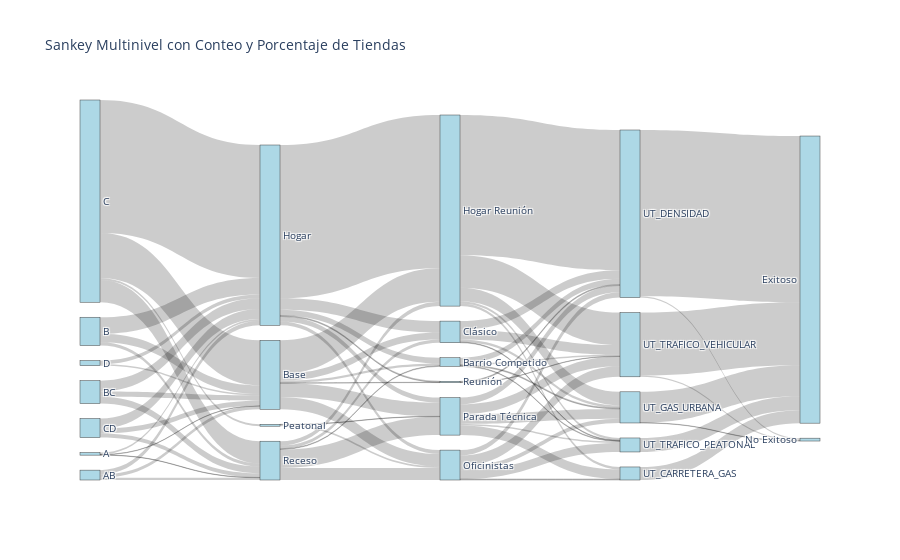

Notebook source saved alongside this figure:
### Code cell
fig.update_layout(title_text="Sankey Multinivel con Conteo y Porcentaje de Tiendas", font_size=10)
fig.show()

### Figure 1 — Plotly figure (JSON) as saved in the notebook; plotly's stock layout.template omitted (floating-point values rounded to 4 significant figures)
{"data": [{"link": {"customdata": ["1 tiendas (0.1%)", "6 tiendas (0.7%)", "1 tiendas (0.1%)", "10 tiendas (1.1%)", "14 tiendas (1.5%)", "7 tiendas (0.8%)", "27 tiendas (3.0%)", "52 tiendas (5.7%)", "10 tiendas (1.1%)", "17 tiendas (1.9%)", "34 tiendas (3.7%)", "21 tiendas (2.3%)", "142 tiendas (15.6%)", "418 tiendas (45.8%)", "6 tiendas (0.7%)", "70 tiendas (7.7%)", "16 tiendas (1.8%)", "31 tiendas (3.4%)", "13 tiendas (1.4%)", "4 tiendas (0.4%)", "12 tiendas (1.3%)", "7 tiendas (0.8%)", "22 tiendas (2.4%)", "105 tiendas (11.5%)", "39 tiendas (4.3%)", "43 tiendas (4.7%)", "1 tiendas (0.1%)", "18 tiendas (2.0%)", "36 tiendas (3.9%)", "482 tiendas (52.9%)", "12 tiendas (1.3%)", "16 tiendas (1.8%)", "3 tiendas (0.3%)", "5 tiendas (0.5%)", "1 tiendas (0.1%)", "2 tiendas (0.2%)", "10 tiendas (1.1%)", "14 tiendas (1.5%)", "38 tiendas (4.2%)", "58 tiendas (6.4%)", "18 tiendas (2.0%)", "3 tiendas (0.3%)", "2 tiendas (0.2%)", "4 tiendas (0.4%)", "27 tiendas (3.0%)", "8 tiendas (0.9%)", "2 tiendas (0.2%)", "31 tiendas (3.4%)", "8 tiendas (0.9%)", "441 tiendas (48.4%)", "43 tiendas (4.7%)", "7 tiendas (0.8%)", "102 tiendas (11.2%)", "3 tiendas (0.3%)", "17 tiendas (1.9%)", "13 tiendas (1.4%)", "28 tiendas (3.1%)", "33 tiendas (3.6%)", "30 tiendas (3.3%)", "21 tiendas (2.3%)", "31 tiendas (3.4%)", "5 tiendas (0.5%)", "31 tiendas (3.4%)", "3 tiendas (0.3%)", "1 tiendas (0.1%)", "41 tiendas (4.5%)", "523 tiendas (57.3%)", "4 tiendas (0.4%)", "97 tiendas (10.6%)", "1 tiendas (0.1%)", "44 tiendas (4.8%)", "198 tiendas (21.7%)", "4 tiendas (0.4%)"], "hovertemplate": "<b>%{customdata}</b><extra></extra>", "label": ["1 tiendas (0.1%)", "6 tiendas (0.7%)", "1 tiendas (0.1%)", "10 tiendas (1.1%)", "14 tiendas (1.5%)", "7 tiendas (0.8%)", "27 tiendas (3.0%)", "52 tiendas (5.7%)", "10 tiendas (1.1%)", "17 tiendas (1.9%)", "34 tiendas (3.7%)", "21 tiendas (2.3%)", "142 tiendas (15.6%)", "418 tiendas (45.8%)", "6 tiendas (0.7%)", "70 tiendas (7.7%)", "16 tiendas (1.8%)", "31 tiendas (3.4%)", "13 tiendas (1.4%)", "4 tiendas (0.4%)", "12 tiendas (1.3%)", "7 tiendas (0.8%)", "22 tiendas (2.4%)", "105 tiendas (11.5%)", "39 tiendas (4.3%)", "43 tiendas (4.7%)", "1 tiendas (0.1%)", "18 tiendas (2.0%)", "36 tiendas (3.9%)", "482 tiendas (52.9%)", "12 tiendas (1.3%)", "16 tiendas (1.8%)", "3 tiendas (0.3%)", "5 tiendas (0.5%)", "1 tiendas (0.1%)", "2 tiendas (0.2%)", "10 tiendas (1.1%)", "14 tiendas (1.5%)", "38 tiendas (4.2%)", "58 tiendas (6.4%)", "18 tiendas (2.0%)", "3 tiendas (0.3%)", "2 tiendas (0.2%)", "4 tiendas (0.4%)", "27 tiendas (3.0%)", "8 tiendas (0.9%)", "2 tiendas (0.2%)", "31 tiendas (3.4%)", "8 tiendas (0.9%)", "441 tiendas (48.4%)", "43 tiendas (4.7%)", "7 tiendas (0.8%)", "102 tiendas (11.2%)", "3 tiendas (0.3%)", "17 tiendas (1.9%)", "13 tiendas (1.4%)", "28 tiendas (3.1%)", "33 tiendas (3.6%)", "30 tiendas (3.3%)", "21 tiendas (2.3%)", "31 tiendas (3.4%)", "5 tiendas (0.5%)", "31 tiendas (3.4%)", "3 tiendas (0.3%)", "1 tiendas (0.1%)", "41 tiendas (4.5%)", "523 tiendas (57.3%)", "4 tiendas (0.4%)", "97 tiendas (10.6%)", "1 tiendas (0.1%)", "44 tiendas (4.8%)", "198 tiendas (21.7%)", "4 tiendas (0.4%)"], "source": [1, 1, 1, 6, 6, 6, 5, 5, 5, 3, 3, 3, 0, 0, 0, 0, 2, 2, 2, 4, 4, 8, 8, 8, 8, 8, 8, 7, 7, 7, 7, 7, 7, 10, 10, 9, 9, 9, 9, 9, 14, 14, 14, 14, 15, 15, 15, 15, 11, 11, 11, 11, 11, 12, 12, 12, 12, 12, 13, 13, 13, 13, 13, 16, 16, 19, 17, 17, 21, 21, 20, 18, 18], "target": [8, 7, 9, 8, 7, 9, 8, 7, 9, 8, 7, 9, 8, 7, 10, 9, 8, 7, 9, 8, 7, 14, 15, 11, 12, 13, 16, 14, 15, 11, 12, 13, 16, 12, 13, 14, 15, 11, 12, 13, 17, 21, 20, 18, 17, 21, 20, 18, 19, 17, 21, 20, 18, 19, 17, 21, 20, 18, 19, 17, 21, 20, 18, 17, 18, 22, 22, 23, 22, 23, 22, 22, 23], "value": [1, 6, 1, 10, 14, 7, 27, 52, 10, 17, 34, 21, 142, 418, 6, 70, 16, 31, 13, 4, 12, 7, 22, 105, 39, 43, 1, 18, 36, 482, 12, 16, 3, 5, 1, 2, 10, 14, 38, 58, 18, 3, 2, 4, 27, 8, 2, 31, 8, 441, 43, 7, 102, 3, 17, 13, 28, 33, 30, 21, 31, 5, 31, 3, 1, 41, 523, 4, 97, 1, 44, 198, 4]}, "node": {"color": "lightblue", "label": ["C", "A", "CD", "BC", "D", "B", "AB", "Hogar", "Base", "Receso", "Peatonal", "Hogar Reunión", "Oficinistas", "Parada Técnica", "Barrio Competido", "Clásico", "Reunión", "UT_DENSIDAD", "UT_TRAFICO_VEHICULAR", "UT_CARRETERA_GAS", "UT_TRAFICO_PEATONAL", "UT_GAS_URBANA", "Exitoso", "No Exitoso"], "pad": 15, "thickness": 20}, "type": "sankey"}], "layout": {"font": {"size": 10}, "title": {"text": "Sankey Multinivel con Conteo y Porcentaje de Tiendas"}}}
